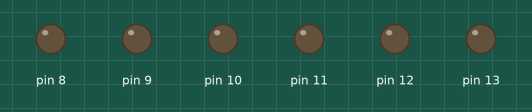
Recording of a sketch running on a simulated Arduino Uno, built with avr-gcc and run on an emulated ATmega328P. Parts: output pins drawn as LEDs (lit = HIGH).

Above: at 0.02 s.
At 0.97 s:
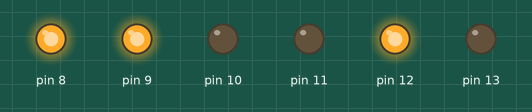
At 1.82 s:
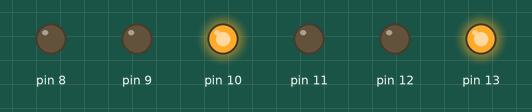
At 3.67 s:
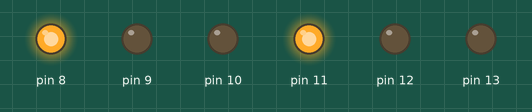
At 5.47 s:
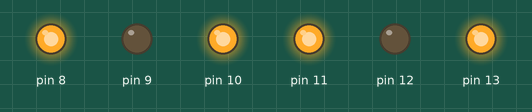
At 7.32 s:
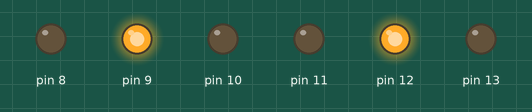
Timing chart, 0 to 7.6 s (numbered marks = the images above):
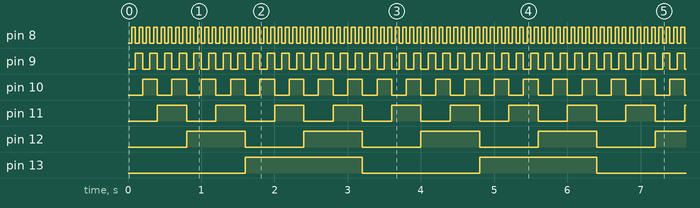

The sketch:

blink63.ino
```cpp
void setup() {
 for(int i=8; i<=13; i++)
 pinMode(i, OUTPUT);
}

void afiseaza(int k)
{
  for(int i=0; i<=5; i++)
    digitalWrite(i+8, k & (1<<i));
}

void loop() {
         afiseaza(millis()/50);
}
```

Measured:
- by itself, pin 8: alternates HIGH for 0.05 s and LOW for 0.05 s
- by itself, pin 9: alternates HIGH for 0.10 s and LOW for 0.10 s
- by itself, pin 10: alternates HIGH for 0.20 s and LOW for 0.20 s
- by itself, pin 11: alternates HIGH for 0.40 s and LOW for 0.40 s
- by itself, pin 12: alternates HIGH for 0.80 s and LOW for 0.80 s
- by itself, pin 13: alternates HIGH for 1.6 s and LOW for 1.6 s
